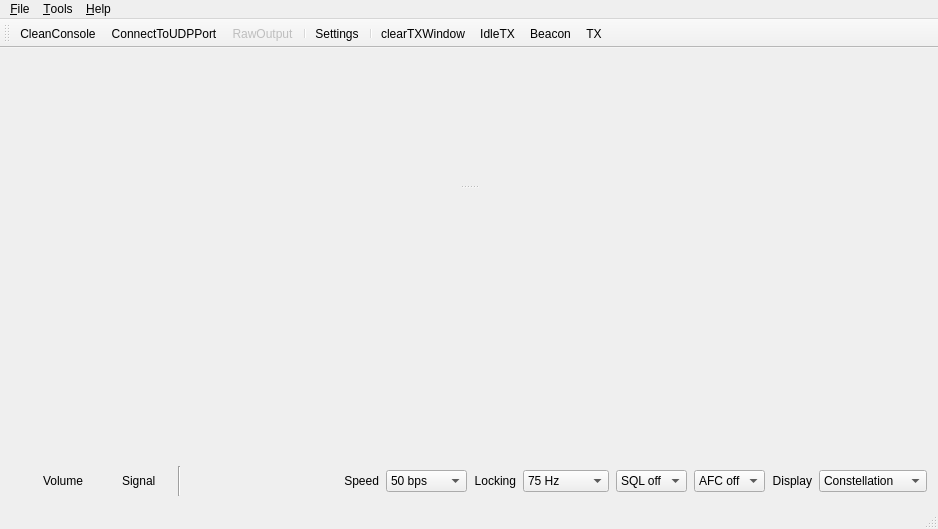
<?xml version="1.0" encoding="UTF-8"?>
<ui version="4.0">
 <class>MainWindow</class>
 <widget class="QMainWindow" name="MainWindow">
  <property name="geometry">
   <rect>
    <x>0</x>
    <y>0</y>
    <width>938</width>
    <height>529</height>
   </rect>
  </property>
  <property name="windowTitle">
   <string>JMSK</string>
  </property>
  <property name="windowIcon">
   <iconset resource="jmsk.qrc">
    <normaloff>:/images/primary-modem.svg</normaloff>:/images/primary-modem.svg</iconset>
  </property>
  <widget class="QWidget" name="centralWidget">
   <layout class="QVBoxLayout" name="verticalLayout">
    <item>
     <widget class="QWidget" name="widget_3" native="true">
      <layout class="QVBoxLayout" name="verticalLayout_2">
       <property name="spacing">
        <number>0</number>
       </property>
       <property name="leftMargin">
        <number>0</number>
       </property>
       <property name="topMargin">
        <number>0</number>
       </property>
       <property name="rightMargin">
        <number>0</number>
       </property>
       <property name="bottomMargin">
        <number>0</number>
       </property>
       <item>
        <widget class="QSplitter" name="splitter">
         <property name="orientation">
          <enum>Qt::Vertical</enum>
         </property>
         <property name="childrenCollapsible">
          <bool>false</bool>
         </property>
         <widget class="Console" name="console" native="true"/>
         <widget class="TextInputWidget" name="inputwidget" native="true"/>
        </widget>
       </item>
      </layout>
     </widget>
    </item>
    <item>
     <widget class="QWidget" name="widget_2" native="true">
      <property name="minimumSize">
       <size>
        <width>0</width>
        <height>140</height>
       </size>
      </property>
      <property name="maximumSize">
       <size>
        <width>16777215</width>
        <height>140</height>
       </size>
      </property>
      <layout class="QHBoxLayout" name="horizontalLayout" stretch="0,0">
       <property name="spacing">
        <number>2</number>
       </property>
       <property name="leftMargin">
        <number>0</number>
       </property>
       <property name="topMargin">
        <number>0</number>
       </property>
       <property name="rightMargin">
        <number>0</number>
       </property>
       <property name="bottomMargin">
        <number>0</number>
       </property>
       <item>
        <widget class="QSpectrumDisplay" name="spectrumdisplay" native="true">
         <property name="maximumSize">
          <size>
           <width>16777215</width>
           <height>130</height>
          </size>
         </property>
        </widget>
       </item>
       <item>
        <widget class="QScatterPlot" name="scatterplot" native="true">
         <property name="minimumSize">
          <size>
           <width>130</width>
           <height>130</height>
          </size>
         </property>
         <property name="maximumSize">
          <size>
           <width>130</width>
           <height>130</height>
          </size>
         </property>
        </widget>
       </item>
      </layout>
     </widget>
    </item>
    <item>
     <widget class="QWidget" name="widget" native="true">
      <property name="minimumSize">
       <size>
        <width>0</width>
        <height>30</height>
       </size>
      </property>
      <property name="maximumSize">
       <size>
        <width>16777215</width>
        <height>30</height>
       </size>
      </property>
      <layout class="QHBoxLayout" name="horizontalLayout_2">
       <property name="spacing">
        <number>7</number>
       </property>
       <property name="leftMargin">
        <number>0</number>
       </property>
       <property name="topMargin">
        <number>0</number>
       </property>
       <property name="rightMargin">
        <number>0</number>
       </property>
       <property name="bottomMargin">
        <number>0</number>
       </property>
       <item>
        <widget class="QLed" name="ledvolume">
         <property name="minimumSize">
          <size>
           <width>25</width>
           <height>25</height>
          </size>
         </property>
         <property name="maximumSize">
          <size>
           <width>25</width>
           <height>25</height>
          </size>
         </property>
         <property name="text">
          <string/>
         </property>
         <property name="pixmap">
          <pixmap resource="jmsk.qrc">:/images/off_led.svg</pixmap>
         </property>
         <property name="scaledContents">
          <bool>true</bool>
         </property>
        </widget>
       </item>
       <item>
        <widget class="QLabel" name="label_2">
         <property name="minimumSize">
          <size>
           <width>0</width>
           <height>25</height>
          </size>
         </property>
         <property name="maximumSize">
          <size>
           <width>16777215</width>
           <height>25</height>
          </size>
         </property>
         <property name="text">
          <string>Volume</string>
         </property>
        </widget>
       </item>
       <item>
        <widget class="QLed" name="ledsignal">
         <property name="minimumSize">
          <size>
           <width>25</width>
           <height>25</height>
          </size>
         </property>
         <property name="maximumSize">
          <size>
           <width>25</width>
           <height>25</height>
          </size>
         </property>
         <property name="text">
          <string/>
         </property>
         <property name="pixmap">
          <pixmap resource="jmsk.qrc">:/images/off_led.svg</pixmap>
         </property>
         <property name="scaledContents">
          <bool>true</bool>
         </property>
        </widget>
       </item>
       <item>
        <widget class="QLabel" name="label_3">
         <property name="minimumSize">
          <size>
           <width>0</width>
           <height>25</height>
          </size>
         </property>
         <property name="maximumSize">
          <size>
           <width>16777215</width>
           <height>25</height>
          </size>
         </property>
         <property name="text">
          <string>Signal</string>
         </property>
        </widget>
       </item>
       <item>
        <spacer name="horizontalSpacer_2">
         <property name="orientation">
          <enum>Qt::Horizontal</enum>
         </property>
         <property name="sizeType">
          <enum>QSizePolicy::Minimum</enum>
         </property>
         <property name="sizeHint" stdset="0">
          <size>
           <width>15</width>
           <height>20</height>
          </size>
         </property>
        </spacer>
       </item>
       <item>
        <widget class="Line" name="line">
         <property name="orientation">
          <enum>Qt::Vertical</enum>
         </property>
        </widget>
       </item>
       <item>
        <spacer name="horizontalSpacer">
         <property name="orientation">
          <enum>Qt::Horizontal</enum>
         </property>
         <property name="sizeHint" stdset="0">
          <size>
           <width>40</width>
           <height>20</height>
          </size>
         </property>
        </spacer>
       </item>
       <item>
        <widget class="QLabel" name="label_4">
         <property name="minimumSize">
          <size>
           <width>0</width>
           <height>25</height>
          </size>
         </property>
         <property name="maximumSize">
          <size>
           <width>16777215</width>
           <height>25</height>
          </size>
         </property>
         <property name="text">
          <string>Speed</string>
         </property>
         <property name="alignment">
          <set>Qt::AlignRight|Qt::AlignTrailing|Qt::AlignVCenter</set>
         </property>
        </widget>
       </item>
       <item>
        <widget class="QComboBox" name="comboBoxbps">
         <property name="currentIndex">
          <number>0</number>
         </property>
         <item>
          <property name="text">
           <string>50 bps</string>
          </property>
         </item>
         <item>
          <property name="text">
           <string>100 bps</string>
          </property>
         </item>
         <item>
          <property name="text">
           <string>125 bps</string>
          </property>
         </item>
         <item>
          <property name="text">
           <string>200 bps</string>
          </property>
         </item>
         <item>
          <property name="text">
           <string>250 bps</string>
          </property>
         </item>
         <item>
          <property name="text">
           <string>500 bps</string>
          </property>
         </item>
         <item>
          <property name="text">
           <string>1000 bps</string>
          </property>
         </item>
         <item>
          <property name="text">
           <string>1225 bps</string>
          </property>
         </item>
        </widget>
       </item>
       <item>
        <widget class="QLabel" name="label_5">
         <property name="minimumSize">
          <size>
           <width>0</width>
           <height>25</height>
          </size>
         </property>
         <property name="maximumSize">
          <size>
           <width>16777215</width>
           <height>25</height>
          </size>
         </property>
         <property name="text">
          <string>Locking</string>
         </property>
         <property name="alignment">
          <set>Qt::AlignRight|Qt::AlignTrailing|Qt::AlignVCenter</set>
         </property>
        </widget>
       </item>
       <item>
        <widget class="QComboBox" name="comboBoxlbw">
         <property name="currentIndex">
          <number>0</number>
         </property>
         <item>
          <property name="text">
           <string>75 Hz</string>
          </property>
         </item>
         <item>
          <property name="text">
           <string>150 Hz</string>
          </property>
         </item>
         <item>
          <property name="text">
           <string>187.5 Hz</string>
          </property>
         </item>
         <item>
          <property name="text">
           <string>300 Hz</string>
          </property>
         </item>
         <item>
          <property name="text">
           <string>375 Hz</string>
          </property>
         </item>
         <item>
          <property name="text">
           <string>500 Hz</string>
          </property>
         </item>
         <item>
          <property name="text">
           <string>750 Hz</string>
          </property>
         </item>
         <item>
          <property name="text">
           <string>1500 Hz</string>
          </property>
         </item>
         <item>
          <property name="text">
           <string>1837.5 Hz</string>
          </property>
         </item>
        </widget>
       </item>
       <item>
        <widget class="QComboBox" name="comboBoxsql">
         <property name="currentIndex">
          <number>0</number>
         </property>
         <item>
          <property name="text">
           <string>SQL off</string>
          </property>
         </item>
         <item>
          <property name="text">
           <string>SQL on</string>
          </property>
         </item>
        </widget>
       </item>
       <item>
        <widget class="QComboBox" name="comboBoxafc">
         <property name="currentIndex">
          <number>0</number>
         </property>
         <item>
          <property name="text">
           <string>AFC off</string>
          </property>
         </item>
         <item>
          <property name="text">
           <string>AFC on</string>
          </property>
         </item>
        </widget>
       </item>
       <item>
        <widget class="QLabel" name="label_6">
         <property name="minimumSize">
          <size>
           <width>0</width>
           <height>25</height>
          </size>
         </property>
         <property name="maximumSize">
          <size>
           <width>16777215</width>
           <height>25</height>
          </size>
         </property>
         <property name="text">
          <string>Display</string>
         </property>
         <property name="alignment">
          <set>Qt::AlignRight|Qt::AlignTrailing|Qt::AlignVCenter</set>
         </property>
        </widget>
       </item>
       <item>
        <widget class="QComboBox" name="comboBoxdisplay">
         <property name="currentIndex">
          <number>0</number>
         </property>
         <item>
          <property name="text">
           <string>Constellation</string>
          </property>
         </item>
         <item>
          <property name="text">
           <string>Symbol phase</string>
          </property>
         </item>
         <item>
          <property name="text">
           <string>None</string>
          </property>
         </item>
        </widget>
       </item>
      </layout>
     </widget>
    </item>
   </layout>
  </widget>
  <widget class="QMenuBar" name="menuBar">
   <property name="geometry">
    <rect>
     <x>0</x>
     <y>0</y>
     <width>938</width>
     <height>23</height>
    </rect>
   </property>
   <widget class="QMenu" name="menu_File">
    <property name="title">
     <string>&amp;File</string>
    </property>
    <addaction name="action_Exit"/>
   </widget>
   <widget class="QMenu" name="menuHelp">
    <property name="title">
     <string>&amp;Help</string>
    </property>
    <addaction name="action_About"/>
   </widget>
   <widget class="QMenu" name="menu_Tools">
    <property name="title">
     <string>&amp;Tools</string>
    </property>
    <addaction name="action_Settings"/>
   </widget>
   <addaction name="menu_File"/>
   <addaction name="menu_Tools"/>
   <addaction name="menuHelp"/>
  </widget>
  <widget class="QStatusBar" name="statusBar"/>
  <widget class="QToolBar" name="toolBar">
   <property name="windowTitle">
    <string>toolBar</string>
   </property>
   <attribute name="toolBarArea">
    <enum>TopToolBarArea</enum>
   </attribute>
   <attribute name="toolBarBreak">
    <bool>false</bool>
   </attribute>
   <addaction name="actionCleanConsole"/>
   <addaction name="actionConnectToUDPPort"/>
   <addaction name="actionRawOutput"/>
   <addaction name="separator"/>
   <addaction name="action_Settings"/>
   <addaction name="separator"/>
   <addaction name="actionClearTXWindow"/>
   <addaction name="actionIdleTX"/>
   <addaction name="actionBeacon"/>
   <addaction name="actionTXRX"/>
  </widget>
  <action name="action_Exit">
   <property name="icon">
    <iconset resource="jmsk.qrc">
     <normaloff>:/images/application-exit.png</normaloff>:/images/application-exit.png</iconset>
   </property>
   <property name="text">
    <string>&amp;Exit</string>
   </property>
  </action>
  <action name="action_About">
   <property name="text">
    <string>&amp;About</string>
   </property>
  </action>
  <action name="actionCleanConsole">
   <property name="icon">
    <iconset resource="jmsk.qrc">
     <normaloff>:/images/clear.png</normaloff>:/images/clear.png</iconset>
   </property>
   <property name="text">
    <string>CleanConsole</string>
   </property>
   <property name="toolTip">
    <string>Clear the RX window</string>
   </property>
  </action>
  <action name="actionConnectToUDPPort">
   <property name="checkable">
    <bool>true</bool>
   </property>
   <property name="icon">
    <iconset resource="jmsk.qrc">
     <normaloff>:/images/disconnect.png</normaloff>
     <normalon>:/images/connect.png</normalon>:/images/disconnect.png</iconset>
   </property>
   <property name="text">
    <string>ConnectToUDPPort</string>
   </property>
   <property name="toolTip">
    <string>Connects RX bit stream to the UDP port instead of the RX window</string>
   </property>
  </action>
  <action name="actionRawOutput">
   <property name="checkable">
    <bool>true</bool>
   </property>
   <property name="enabled">
    <bool>false</bool>
   </property>
   <property name="icon">
    <iconset resource="jmsk.qrc">
     <normaloff>:/images/primary-binary.svg</normaloff>:/images/primary-binary.svg</iconset>
   </property>
   <property name="text">
    <string>RawOutput</string>
   </property>
   <property name="toolTip">
    <string>Outputs raw data to UDP port</string>
   </property>
  </action>
  <action name="actionTXRX">
   <property name="checkable">
    <bool>true</bool>
   </property>
   <property name="checked">
    <bool>false</bool>
   </property>
   <property name="icon">
    <iconset resource="jmsk.qrc">
     <normaloff>:/images/rx.svg</normaloff>
     <normalon>:/images/tx.svg</normalon>
     <activeon>:/images/tx.svg</activeon>
     <selectedon>:/images/tx.svg</selectedon>:/images/rx.svg</iconset>
   </property>
   <property name="text">
    <string>TX</string>
   </property>
   <property name="toolTip">
    <string>Toggle transmit/receive</string>
   </property>
   <property name="menuRole">
    <enum>QAction::NoRole</enum>
   </property>
  </action>
  <action name="actionIdleTX">
   <property name="checkable">
    <bool>true</bool>
   </property>
   <property name="icon">
    <iconset resource="jmsk.qrc">
     <normaloff>:/images/eighth note.svg</normaloff>:/images/eighth note.svg</iconset>
   </property>
   <property name="text">
    <string>IdleTX</string>
   </property>
   <property name="toolTip">
    <string>Continues to transmit when idle</string>
   </property>
  </action>
  <action name="actionClearTXWindow">
   <property name="icon">
    <iconset resource="jmsk.qrc">
     <normaloff>:/images/clear.png</normaloff>:/images/clear.png</iconset>
   </property>
   <property name="text">
    <string>clearTXWindow</string>
   </property>
   <property name="toolTip">
    <string>Clear the TX window</string>
   </property>
  </action>
  <action name="action_Settings">
   <property name="icon">
    <iconset resource="jmsk.qrc">
     <normaloff>:/images/settings.png</normaloff>:/images/settings.png</iconset>
   </property>
   <property name="text">
    <string>&amp;Settings</string>
   </property>
   <property name="toolTip">
    <string>Open settings dialog</string>
   </property>
  </action>
  <action name="actionBeacon">
   <property name="checkable">
    <bool>true</bool>
   </property>
   <property name="icon">
    <iconset resource="jmsk.qrc">
     <normaloff>:/images/beacon.svg</normaloff>:/images/beacon.svg</iconset>
   </property>
   <property name="text">
    <string>Beacon</string>
   </property>
   <property name="toolTip">
    <string>Enable TX beacon</string>
   </property>
  </action>
 </widget>
 <layoutdefault spacing="6" margin="11"/>
 <customwidgets>
  <customwidget>
   <class>Console</class>
   <extends>QWidget</extends>
   <header>gui_classes/console.h</header>
   <container>1</container>
  </customwidget>
  <customwidget>
   <class>QScatterPlot</class>
   <extends>QWidget</extends>
   <header>gui_classes/qscatterplot.h</header>
   <container>1</container>
  </customwidget>
  <customwidget>
   <class>QSpectrumDisplay</class>
   <extends>QWidget</extends>
   <header>gui_classes/qspectrumdisplay.h</header>
   <container>1</container>
  </customwidget>
  <customwidget>
   <class>QLed</class>
   <extends>QLabel</extends>
   <header>gui_classes/qled.h</header>
  </customwidget>
  <customwidget>
   <class>TextInputWidget</class>
   <extends>QWidget</extends>
   <header>gui_classes/textinputwidget.h</header>
   <container>1</container>
  </customwidget>
 </customwidgets>
 <resources>
  <include location="jmsk.qrc"/>
 </resources>
 <connections>
  <connection>
   <sender>action_Exit</sender>
   <signal>triggered()</signal>
   <receiver>MainWindow</receiver>
   <slot>close()</slot>
   <hints>
    <hint type="sourcelabel">
     <x>-1</x>
     <y>-1</y>
    </hint>
    <hint type="destinationlabel">
     <x>428</x>
     <y>243</y>
    </hint>
   </hints>
  </connection>
 </connections>
</ui>
